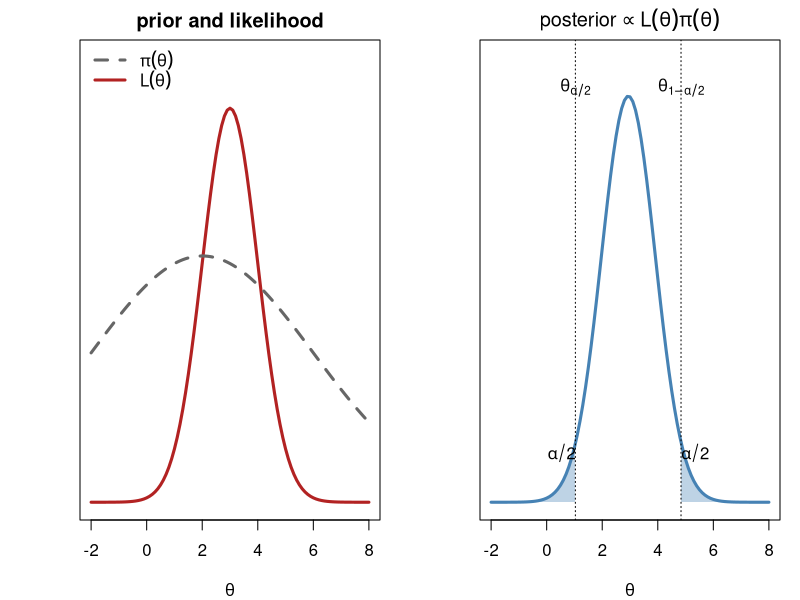
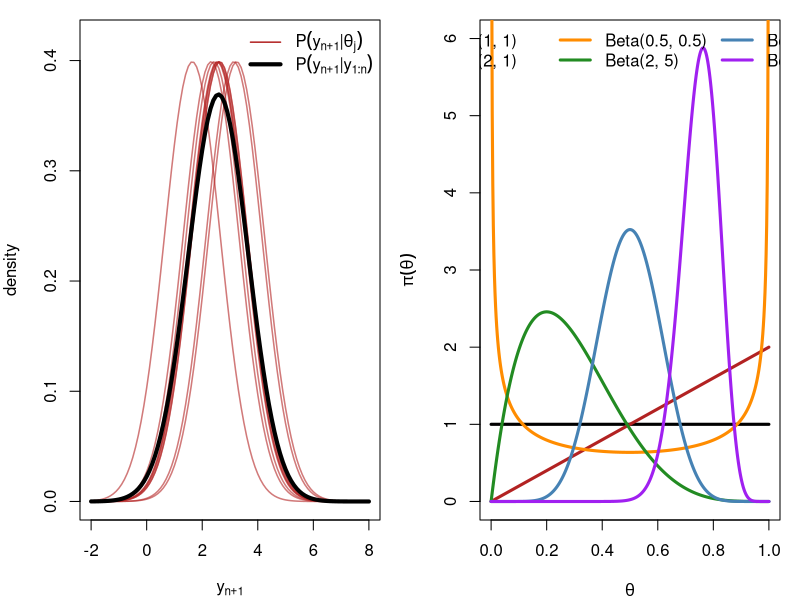
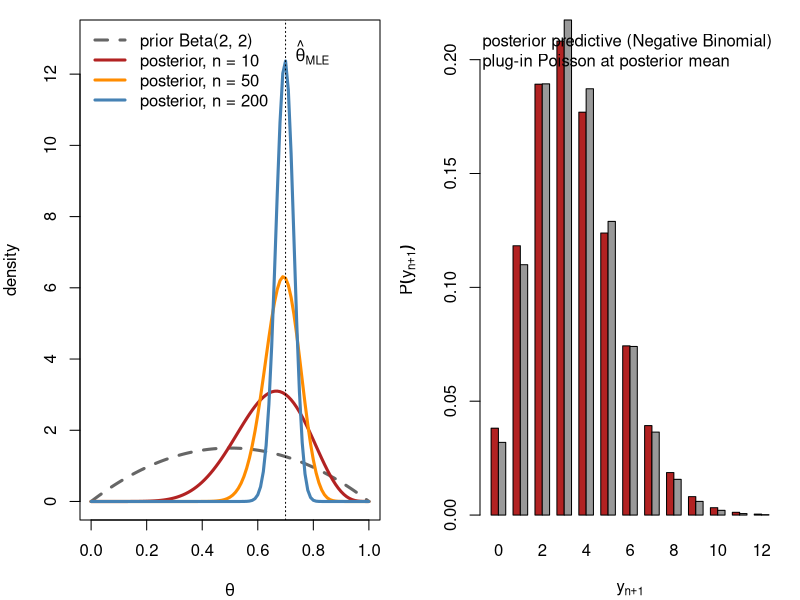
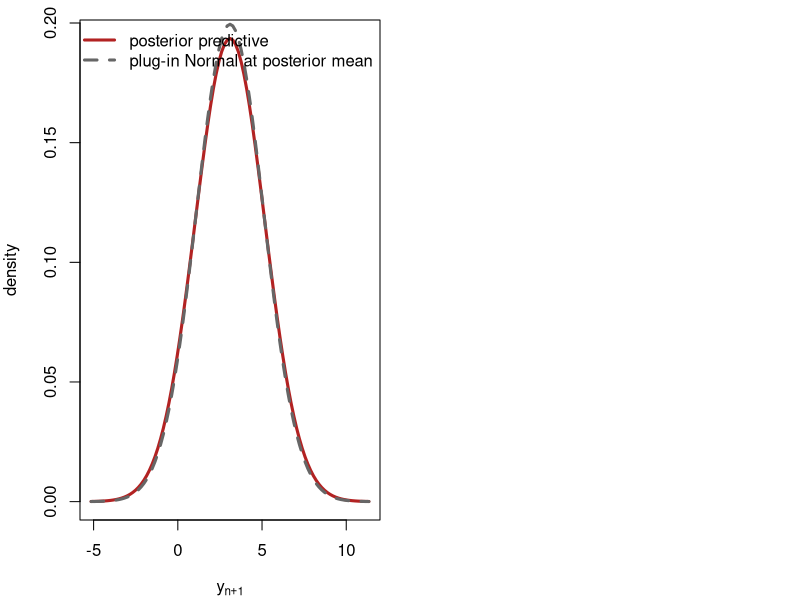

R code for these plots, in order:
## ---- chunk 1
#| label: fig-prior-likelihood-posterior
#| echo: !expr knitr::is_html_output()   # code shown in HTML only
#| fig-width: 10
#| fig-height: 4.6
#| fig-cap: "Shows how Bayes' rule combines a prior with a likelihood into a posterior, and how a credible interval is read off from the posterior.
#|   Left: a flat-ish prior $\\pi(\\theta)$ (dashed) and a likelihood
#|   $L(\\theta)$ (solid) that is much more concentrated — the data are far
#|   more informative than the prior here. Right: the posterior
#|   $\\propto L(\\theta)\\pi(\\theta)$, essentially the (renormalized)
#|   likelihood since the prior is so flat over the region where $L$ has
#|   mass. Shaded tails cut off $\\alpha/2$ of the posterior probability each,
#|   giving a $(1-\\alpha)$ credible interval $(\\theta_{\\alpha/2},\\theta_{1-\\alpha/2})$."
par(mfrow = c(1, 2), mar = c(4, 4, 2, 1))
L <- function(t) dnorm(t, 3, 1); pri <- function(t) dnorm(t, 2, 4) * 2.5
curve(L, -2, 8, lwd = 3, col = "firebrick", xlab = expression(theta), ylab = "", yaxt = "n",
      main = "prior and likelihood", ylim = c(0, 0.45))
curve(pri, add = TRUE, lwd = 3, col = "gray40", lty = 2)
legend("topleft", bty = "n", lwd = 3, lty = c(2, 1), col = c("gray40", "firebrick"),
       legend = c(expression(pi(theta)), expression(L(theta))))
post <- function(t) L(t) * pri(t); Z <- integrate(post, -10, 15)$value
pd <- function(t) post(t) / Z
curve(pd, -2, 8, lwd = 3, col = "steelblue", xlab = expression(theta), ylab = "", yaxt = "n",
      main = expression("posterior" %prop% L(theta) * pi(theta)), ylim = c(0, 0.45))
tt <- seq(-2, 8, length.out = 1000); cdf <- cumsum(pd(tt)) * diff(tt)[1]
q <- c(tt[which.min(abs(cdf - 0.025))], tt[which.min(abs(cdf - 0.975))])
for (side in 1:2) { xs <- if (side == 1) seq(-2, q[1], length.out = 100) else seq(q[2], 8, length.out = 100)
  polygon(c(xs, rev(xs)), c(pd(xs), rep(0, 100)), col = adjustcolor("steelblue", 0.35), border = NA) }
abline(v = q, lty = 3); text(q, 0.42, c(expression(theta[alpha/2]), expression(theta[1-alpha/2])))
text(q[1] - 0.5, 0.05, expression(alpha/2)); text(q[2] + 0.5, 0.05, expression(alpha/2))
## ---- chunk 2
#| label: fig-predictive
#| echo: !expr knitr::is_html_output()   # code shown in HTML only
#| fig-width: 9
#| fig-height: 4.4
#| fig-cap: "Shows how the posterior predictive distribution is built by averaging the sampling density over the posterior, so that it accounts for uncertainty about the parameter.
#|   Red: the sampling density $P(y_{n+1}\\mid\\theta_j)$ for ten
#|   posterior draws $\\theta_j\\sim N(3, 0.8^2)$. Black: their average, the
#|   posterior predictive density $P(y_{n+1}\\mid y_{1:n})$. The predictive
#|   is visibly wider than any single red curve — it inherits both the
#|   spread of $P(y_{n+1}\\mid\\theta)$ and the spread of the $\\theta_j$."
par(mar = c(4, 4, 1, 1)); J <- 10; th <- rnorm(J, 3, 0.8)
curve(dnorm(x, th[1]), -2, 8, col = adjustcolor("firebrick", 0.6), lwd = 1.5, ylim = c(0, 0.42),
      xlab = expression(y[n+1]), ylab = "density")
for (j in 2:J) curve(dnorm(x, th[j]), add = TRUE, col = adjustcolor("firebrick", 0.6), lwd = 1.5)
curve(sapply(x, function(v) mean(dnorm(v, th))), add = TRUE, lwd = 4)
legend("topright", bty = "n", lwd = c(1.5, 4), col = c("firebrick", "black"),
       legend = c(expression(P(y[n+1]*"|"*theta[j])), expression(P(y[n+1]*"|"*y[1:n]))))
## ---- chunk 3
#| label: fig-beta-priors
#| echo: !expr knitr::is_html_output()   # code shown in HTML only
#| fig-width: 9
#| fig-height: 4.8
#| fig-cap: "Shows the range of prior beliefs about a probability that the Beta family can express, to guide the choice of a prior.
#|   Six Beta priors spanning flat, U-shaped, and concentrated shapes.
#|   Beta(1,1) is uniform; Beta(0.5,0.5) is U-shaped, favouring $\\theta$ near
#|   the boundaries; Beta(2,5) and Beta(30,10) are increasingly concentrated,
#|   at $\\theta\\approx2/7$ and $\\theta\\approx0.75$ respectively."
par(mar = c(4, 4, 1, 1))
pars <- list(c(1, 1), c(2, 1), c(0.5, 0.5), c(2, 5), c(10, 10), c(30, 10))
cols <- c("black", "firebrick", "darkorange", "forestgreen", "steelblue", "purple")
plot(NA, xlim = c(0, 1), ylim = c(0, 6), xlab = expression(theta), ylab = expression(pi(theta)))
for (k in seq_along(pars)) curve(dbeta(x, pars[[k]][1], pars[[k]][2]), add = TRUE, lwd = 3, col = cols[k], n = 501)
legend("top", bty = "n", lwd = 3, col = cols, ncol = 3,
       legend = sapply(pars, function(p) sprintf("Beta(%g, %g)", p[1], p[2])))
## ---- chunk 4
#| label: bb-example
a1 <- 1; a0 <- 1                 # Beta(1, 1): uniform prior
n_bb <- 10; y_bb <- 7            # 7 successes out of 10 trials
post_a1 <- a1 + y_bb; post_a0 <- a0 + (n_bb - y_bb)
bb_logmarg <- lbeta(post_a1, post_a0) - lbeta(a1, a0)   # log P(y), exact
bb_mean <- post_a1 / (post_a1 + post_a0)
bb_sd   <- sqrt(post_a1 * post_a0 / ((post_a1 + post_a0)^2 * (post_a1 + post_a0 + 1)))
bb_ci   <- qbeta(c(0.025, 0.975), post_a1, post_a0)
bb_pred_mean <- bb_mean                        # predictive: Bernoulli(bb_mean)
bb_pred_sd   <- sqrt(bb_pred_mean * (1 - bb_pred_mean))
## ---- chunk 5
#| label: tbl-bb-summary
#| echo: !expr knitr::is_html_output()   # code shown in HTML only
#| tbl-cap: "Collects every quantity reported in a conjugate Beta-Binomial analysis, from the prior and MLE to the posterior, credible interval, and predictive distribution.
#|   Complete inference output, Beta(1,1) prior with n = 10, y = 7."
knitr::kable(data.frame(
  quantity = c("prior mean", "MLE ($y/n$)", "log marginal likelihood",
               "posterior distribution", "posterior mean", "posterior sd",
               "95% credible interval", "predictive distribution",
               "predictive mean", "predictive sd"),
  value = c(sprintf("%.3f", a1 / (a1 + a0)), sprintf("%.3f", y_bb / n_bb),
            sprintf("%.3f", bb_logmarg),
            sprintf("Beta(%d, %d)", post_a1, post_a0),
            sprintf("%.3f", bb_mean), sprintf("%.3f", bb_sd),
            sprintf("(%.3f, %.3f)", bb_ci[1], bb_ci[2]),
            sprintf("Bernoulli(%.3f)", bb_pred_mean),
            sprintf("%.3f", bb_pred_mean), sprintf("%.3f", bb_pred_sd))
), col.names = c("quantity", "value"))
## ---- chunk 6
#| label: fig-beta-posterior-narrowing
#| echo: !expr knitr::is_html_output()   # code shown in HTML only
#| fig-width: 9
#| fig-height: 4.6
#| fig-cap: "Shows how the influence of the prior fades as data accumulate, so that the posterior concentrates around the MLE.
#|   Prior Beta(2,2) (dashed) and posteriors after $n=10,50,200$
#|   observations with $\\bar y=0.7$ held fixed. The posterior narrows at
#|   rate $1/\\sqrt n$ and moves onto the MLE as $n$ grows, exactly the
#|   $w\\to0$ argument above made visible."
par(mar = c(4, 4, 1, 1)); a1p <- 2; a0p <- 2; ybar <- 0.7
ns <- c(10, 50, 200); cols <- c("firebrick", "darkorange", "steelblue")
plot(NA, xlim = c(0, 1), ylim = c(0, 13), xlab = expression(theta), ylab = "density")
curve(dbeta(x, a1p, a0p), add = TRUE, lwd = 3, lty = 2, col = "gray40")
for (k in seq_along(ns)) curve(dbeta(x, a1p + ns[k] * ybar, a0p + ns[k] * (1 - ybar)), add = TRUE, lwd = 3, col = cols[k])
abline(v = ybar, lty = 3)
legend("topleft", bty = "n", lwd = 3, lty = c(2, 1, 1, 1), col = c("gray40", cols),
       legend = c("prior Beta(2, 2)", paste0("posterior, n = ", ns)))
text(ybar, 12.5, expression(hat(theta)[MLE]), pos = 4)
## ---- chunk 7
#| label: pg-example
alpha <- 2; beta <- 1                       # Gamma(2, 1) prior
set.seed(42)
n_pg <- 8; y_pg <- rpois(n_pg, 3)           # 8 counts from a true rate of 3
S_pg <- sum(y_pg)
post_alpha <- alpha + S_pg; post_beta <- beta + n_pg
pg_logmarg <- alpha * log(beta) - lgamma(alpha) + lgamma(post_alpha) -
  post_alpha * log(post_beta) - sum(lgamma(y_pg + 1))     # log P(y), exact
pg_mean <- post_alpha / post_beta
pg_sd   <- sqrt(post_alpha) / post_beta
pg_ci   <- qgamma(c(0.025, 0.975), post_alpha, post_beta)
pg_nb_prob   <- post_beta / (post_beta + 1)    # predictive: NegBin(post_alpha, pg_nb_prob)
pg_pred_mean <- pg_mean
pg_pred_sd   <- sqrt(pg_mean * (1 + 1 / post_beta))
## ---- chunk 8
#| label: tbl-pg-summary
#| echo: !expr knitr::is_html_output()   # code shown in HTML only
#| tbl-cap: "Collects every quantity reported in a conjugate Poisson-Gamma analysis, from the prior and MLE to the posterior, credible interval, and predictive distribution.
#|   Complete inference output, Gamma(2,1) prior, n = 8 Poisson counts."
knitr::kable(data.frame(
  quantity = c("data $y_{1:8}$", "sum $S$", "prior mean", "MLE ($S/n$)",
               "log marginal likelihood", "posterior distribution",
               "posterior mean", "posterior sd", "95% credible interval",
               "predictive distribution", "predictive mean", "predictive sd"),
  value = c(paste(y_pg, collapse = ", "), as.character(S_pg),
            sprintf("%.3f", alpha / beta), sprintf("%.3f", S_pg / n_pg),
            sprintf("%.3f", pg_logmarg),
            sprintf("Gamma(%d, %d)", post_alpha, post_beta),
            sprintf("%.3f", pg_mean), sprintf("%.3f", pg_sd),
            sprintf("(%.3f, %.3f)", pg_ci[1], pg_ci[2]),
            sprintf("NegBin(%d, %.3f)", post_alpha, pg_nb_prob),
            sprintf("%.3f", pg_pred_mean), sprintf("%.3f", pg_pred_sd))
), col.names = c("quantity", "value"))
## ---- chunk 9
#| label: fig-pg-predictive-dispersion
#| echo: !expr knitr::is_html_output()   # code shown in HTML only
#| fig-width: 9
#| fig-height: 4.4
#| fig-cap: "Shows why the posterior predictive distribution is more dispersed than a plug-in prediction: it also reflects the remaining uncertainty about the Poisson rate.
#|   Posterior predictive $P(y_{n+1}\\mid\\mathbf y)$ (Negative
#|   Binomial, red) against a plug-in Poisson at the posterior mean rate
#|   (gray). Same mean, but the predictive has heavier tails: the two bars
#|   noticeably diverge above $y_{n+1}=7$, and $V(y_{n+1}\\mid\\mathbf y)$
#|   exceeds the plug-in variance by the factor $1+1/(\\beta+n)=1.111$
#|   derived above."
ks <- 0:12
nb_prob <- post_beta / (post_beta + 1)
pred_nb     <- dnbinom(ks, size = post_alpha, prob = nb_prob)
pred_plugin <- dpois(ks, pg_mean)
par(mar = c(4, 4, 1, 1))
barplot(rbind(pred_nb, pred_plugin), beside = TRUE, col = c("firebrick", "gray60"),
        names.arg = ks, xlab = expression(y[n+1]), ylab = expression(P(y[n+1])))
legend("topright", bty = "n", fill = c("firebrick", "gray60"),
       legend = c("posterior predictive (Negative Binomial)", "plug-in Poisson at posterior mean"))
## ---- chunk 10
#| label: nn-example
sigma_nn <- 2                                  # known/fixed sigma
mu0 <- 0; kappa0 <- 1                          # N(0, sigma^2/1) prior
set.seed(123)
n_nn <- 15; y_nn <- rnorm(n_nn, 3, sigma_nn)   # 15 draws from a true mean of 3
ybar_nn <- mean(y_nn)
SS_nn <- sum((y_nn - ybar_nn)^2)
post_kappa <- kappa0 + n_nn
post_mu  <- (kappa0 * mu0 + n_nn * ybar_nn) / post_kappa
post_var <- sigma_nn^2 / post_kappa
post_sd  <- sqrt(post_var)
nn_ci    <- qnorm(c(0.025, 0.975), post_mu, post_sd)
nn_logmarg <- -n_nn / 2 * log(2 * pi * sigma_nn^2) + 0.5 * log(kappa0 / post_kappa) -
  SS_nn / (2 * sigma_nn^2) -
  kappa0 * n_nn * (mu0 - ybar_nn)^2 / (2 * sigma_nn^2 * post_kappa)   # log P(y), exact
pred_var <- post_var + sigma_nn^2              # predictive: N(post_mu, pred_var)
pred_sd  <- sqrt(pred_var)
## ---- chunk 11
#| label: tbl-nn-summary
#| echo: !expr knitr::is_html_output()   # code shown in HTML only
#| tbl-cap: "Collects every quantity reported in a conjugate Normal-Normal analysis, from the prior and MLE to the posterior, credible interval, and predictive distribution.
#|   Complete inference output, $N(0, \\sigma^2/1)$ prior with known
#|   $\\sigma=2$, n = 15."
knitr::kable(data.frame(
  quantity = c("prior mean", "MLE ($\\bar y$)", "log marginal likelihood",
               "posterior distribution", "posterior mean", "posterior sd",
               "95% credible interval", "predictive distribution",
               "predictive mean", "predictive sd"),
  value = c(sprintf("%.3f", mu0), sprintf("%.3f", ybar_nn),
            sprintf("%.3f", nn_logmarg),
            sprintf("N(%.3f, %.3f^2)", post_mu, post_sd),
            sprintf("%.3f", post_mu), sprintf("%.3f", post_sd),
            sprintf("(%.3f, %.3f)", nn_ci[1], nn_ci[2]),
            sprintf("N(%.3f, %.3f^2)", post_mu, pred_sd),
            sprintf("%.3f", post_mu), sprintf("%.3f", pred_sd))
), col.names = c("quantity", "value"))
## ---- chunk 12
#| label: fig-nn-predictive-dispersion
#| echo: !expr knitr::is_html_output()   # code shown in HTML only
#| fig-width: 9
#| fig-height: 4.4
#| fig-cap: "Shows why the posterior predictive distribution is wider than a plug-in prediction: it also reflects the remaining uncertainty about the mean.
#|   Posterior predictive $N(\\mu_n, \\sigma^2(1+1/\\kappa_n))$ (red,
#|   solid) against a plug-in $N(\\mu_n,\\sigma^2)$ at the posterior mean
#|   (gray, dashed). Same mean, but the predictive is visibly wider — the
#|   extra spread is entirely the remaining posterior uncertainty about
#|   $\\mu$."
par(mar = c(4, 4, 1, 1)); pred_sd <- sqrt(post_var + sigma_nn^2)
curve(dnorm(x, post_mu, pred_sd), post_mu - 4 * pred_sd, post_mu + 4 * pred_sd,
      lwd = 3, col = "firebrick", xlab = expression(y[n+1]), ylab = "density")
curve(dnorm(x, post_mu, sigma_nn), add = TRUE, lwd = 3, lty = 2, col = "gray40")
legend("topright", bty = "n", lwd = 3, lty = c(1, 2), col = c("firebrick", "gray40"),
       legend = c("posterior predictive", "plug-in Normal at posterior mean"))
